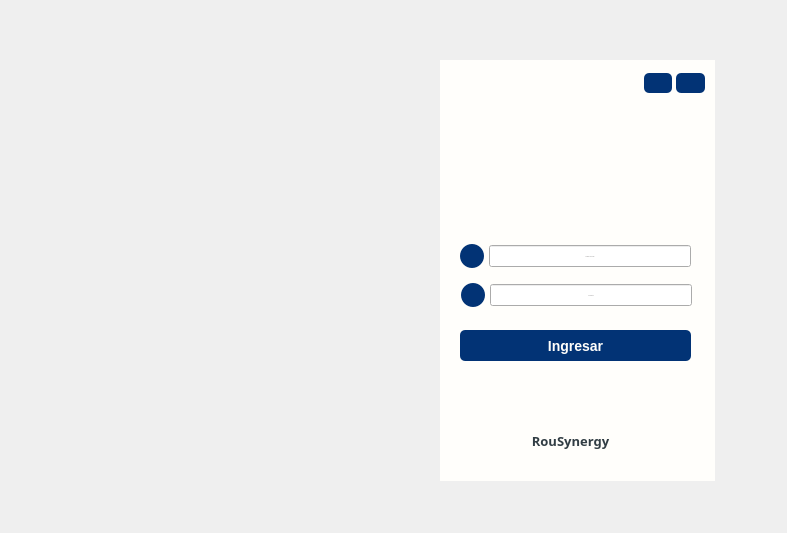
<?xml version="1.0" encoding="UTF-8"?>
<ui version="4.0">
 <class>Inicio_Sesion</class>
 <widget class="QWidget" name="Inicio_Sesion">
  <property name="geometry">
   <rect>
    <x>0</x>
    <y>0</y>
    <width>787</width>
    <height>533</height>
   </rect>
  </property>
  <property name="minimumSize">
   <size>
    <width>600</width>
    <height>450</height>
   </size>
  </property>
  <property name="maximumSize">
   <size>
    <width>16777215</width>
    <height>16777215</height>
   </size>
  </property>
  <property name="windowTitle">
   <string>Form</string>
  </property>
  <property name="styleSheet">
   <string notr="true">*{color: #1d1c1c;}

#principal{
	background-color: rgb(255, 254, 251);
}
#contenedor_global{
border-top-left-radius: 25px;
border-bottom-left-radius: 25px;
border-bottom-right-radius: 25px;
border-top-right-radius: 25px;
}
#contenedor_formulario{
border-top-left-radius: 25px;
border-bottom-left-radius: 25px;
border-bottom-right-radius: 25px;
border-top-right-radius: 25px;
}
#imgFormulario{
	border-image: url(:/logos/Icons/logos/cuadrado_fondo.png);
}
#img_Login{
	image: url(:/Icons/IconosSVG/security.png);
}
#labelNombreEmpresa{
	background: transparent;
}
[objectName*=&quot;img_&quot;]{
	background: none;
}
[objectName^=&quot;txt&quot;]{
	border: none;
	border-bottom: 1px solid rgb(58, 137, 198);
	font-size: 14px;
	font-weight: Arial;
	background-color:#F5F5F5;
	border-radius: 4px;
}
[objectName^=&quot;txt&quot;]:focus{
	border: none;
	border-bottom: 1px solid rgb(0, 74, 173);
}
QPushButton{
background-color: #023375;
font-size:14px;
color:#fffefb;
font-weight:bold;
border-radius: 5px;
font-family: 'Lucida sans';
}
QPushButton:hover{
background-color: #2196F3;
}
QPushButton:pressed{
background-color: #1B80D0;
}
#labelNombreEmpresa{
	color: #313d44;
}
#btnCerrar{

}
#btnMinimizar{

}
#img_User{
	background-color: rgb(2, 51, 117);
	image: url(:/iconosBlancos/Icons/iconos/Blanco/datos_usuario.svg);
	border-radius: 12px;
	min-width: 20px;
	min-height: 20px;
	padding: 2px;
}
#img_Password{
	background-color: rgb(2, 51, 117);
	image: url(:/iconosBlancos/Icons/iconos/Blanco/password_blanco.svg);
	border-radius: 12px;
	min-width: 20px;
	min-height: 20px;
	padding: 2px;
}</string>
  </property>
  <widget class="QWidget" name="principal" native="true">
   <property name="geometry">
    <rect>
     <x>440</x>
     <y>60</y>
     <width>275</width>
     <height>421</height>
    </rect>
   </property>
   <property name="font">
    <font>
     <family>Segoe Print</family>
    </font>
   </property>
   <property name="styleSheet">
    <string notr="true"/>
   </property>
   <widget class="QLabel" name="img_Login">
    <property name="geometry">
     <rect>
      <x>86</x>
      <y>70</y>
      <width>111</width>
      <height>81</height>
     </rect>
    </property>
    <property name="styleSheet">
     <string notr="true"/>
    </property>
    <property name="text">
     <string/>
    </property>
   </widget>
   <widget class="QPushButton" name="btnAceptar">
    <property name="geometry">
     <rect>
      <x>20</x>
      <y>270</y>
      <width>231</width>
      <height>31</height>
     </rect>
    </property>
    <property name="cursor">
     <cursorShape>PointingHandCursor</cursorShape>
    </property>
    <property name="styleSheet">
     <string notr="true"/>
    </property>
    <property name="text">
     <string>Ingresar</string>
    </property>
   </widget>
   <widget class="QLabel" name="labelNombreEmpresa">
    <property name="geometry">
     <rect>
      <x>60</x>
      <y>370</y>
      <width>141</width>
      <height>21</height>
     </rect>
    </property>
    <property name="font">
     <font>
      <family>Lucida Sans</family>
      <pointsize>10</pointsize>
      <bold>true</bold>
     </font>
    </property>
    <property name="text">
     <string>RouSynergy</string>
    </property>
    <property name="alignment">
     <set>Qt::AlignmentFlag::AlignCenter</set>
    </property>
   </widget>
   <widget class="QWidget" name="widget" native="true">
    <property name="geometry">
     <rect>
      <x>204</x>
      <y>8</y>
      <width>61</width>
      <height>31</height>
     </rect>
    </property>
    <property name="styleSheet">
     <string notr="true"/>
    </property>
    <layout class="QHBoxLayout" name="horizontalLayout">
     <property name="spacing">
      <number>4</number>
     </property>
     <property name="leftMargin">
      <number>0</number>
     </property>
     <property name="topMargin">
      <number>0</number>
     </property>
     <property name="rightMargin">
      <number>0</number>
     </property>
     <property name="bottomMargin">
      <number>0</number>
     </property>
     <item>
      <widget class="QPushButton" name="btnMinimizar">
       <property name="minimumSize">
        <size>
         <width>20</width>
         <height>20</height>
        </size>
       </property>
       <property name="cursor">
        <cursorShape>PointingHandCursor</cursorShape>
       </property>
       <property name="styleSheet">
        <string notr="true"/>
       </property>
       <property name="text">
        <string/>
       </property>
       <property name="icon">
        <iconset resource="../../Source/iconosSVG.qrc">
         <normaloff>:/iconosBlancos/Icons/iconos/Blanco/minimizar_blanco.svg</normaloff>:/iconosBlancos/Icons/iconos/Blanco/minimizar_blanco.svg</iconset>
       </property>
       <property name="iconSize">
        <size>
         <width>24</width>
         <height>24</height>
        </size>
       </property>
      </widget>
     </item>
     <item>
      <widget class="QPushButton" name="btnCerrar">
       <property name="minimumSize">
        <size>
         <width>20</width>
         <height>20</height>
        </size>
       </property>
       <property name="cursor">
        <cursorShape>PointingHandCursor</cursorShape>
       </property>
       <property name="styleSheet">
        <string notr="true"/>
       </property>
       <property name="text">
        <string/>
       </property>
       <property name="icon">
        <iconset resource="../../Source/iconosSVG.qrc">
         <normaloff>:/iconosBlancos/Icons/iconos/Blanco/cerrar_blanco.svg</normaloff>:/iconosBlancos/Icons/iconos/Blanco/cerrar_blanco.svg</iconset>
       </property>
       <property name="iconSize">
        <size>
         <width>24</width>
         <height>24</height>
        </size>
       </property>
      </widget>
     </item>
    </layout>
   </widget>
   <widget class="QWidget" name="widget_2" native="true">
    <property name="geometry">
     <rect>
      <x>40</x>
      <y>320</y>
      <width>191</width>
      <height>48</height>
     </rect>
    </property>
    <property name="styleSheet">
     <string notr="true">background-color:none;</string>
    </property>
    <layout class="QHBoxLayout" name="horizontalLayout_2">
     <property name="spacing">
      <number>0</number>
     </property>
     <property name="leftMargin">
      <number>0</number>
     </property>
     <property name="topMargin">
      <number>0</number>
     </property>
     <property name="rightMargin">
      <number>0</number>
     </property>
     <property name="bottomMargin">
      <number>0</number>
     </property>
     <item>
      <widget class="QLabel" name="imgFacebook">
       <property name="minimumSize">
        <size>
         <width>30</width>
         <height>30</height>
        </size>
       </property>
       <property name="maximumSize">
        <size>
         <width>30</width>
         <height>30</height>
        </size>
       </property>
       <property name="styleSheet">
        <string notr="true">image: url(:/Icons/IconosSVG/facebook.svg);
background-color: none;</string>
       </property>
       <property name="text">
        <string/>
       </property>
       <property name="alignment">
        <set>Qt::AlignmentFlag::AlignCenter</set>
       </property>
      </widget>
     </item>
     <item>
      <widget class="QLabel" name="imgLinkedin">
       <property name="minimumSize">
        <size>
         <width>30</width>
         <height>30</height>
        </size>
       </property>
       <property name="maximumSize">
        <size>
         <width>30</width>
         <height>30</height>
        </size>
       </property>
       <property name="styleSheet">
        <string notr="true">image: url(:/Icons/IconosSVG/linkedin.svg);
background-color: none;</string>
       </property>
       <property name="text">
        <string/>
       </property>
       <property name="alignment">
        <set>Qt::AlignmentFlag::AlignCenter</set>
       </property>
      </widget>
     </item>
     <item>
      <widget class="QLabel" name="imgWhatsapp">
       <property name="minimumSize">
        <size>
         <width>30</width>
         <height>30</height>
        </size>
       </property>
       <property name="maximumSize">
        <size>
         <width>30</width>
         <height>30</height>
        </size>
       </property>
       <property name="styleSheet">
        <string notr="true">image: url(:/Icons/IconosSVG/whatsapp.svg);
background-color: none;</string>
       </property>
       <property name="text">
        <string/>
       </property>
       <property name="scaledContents">
        <bool>false</bool>
       </property>
       <property name="alignment">
        <set>Qt::AlignmentFlag::AlignCenter</set>
       </property>
      </widget>
     </item>
    </layout>
   </widget>
   <widget class="QWidget" name="layoutWidget">
    <property name="geometry">
     <rect>
      <x>21</x>
      <y>220</y>
      <width>231</width>
      <height>31</height>
     </rect>
    </property>
    <layout class="QGridLayout" name="gridLayout_2">
     <property name="horizontalSpacing">
      <number>5</number>
     </property>
     <item row="0" column="0" alignment="Qt::AlignmentFlag::AlignVCenter">
      <widget class="QLabel" name="img_Password">
       <property name="minimumSize">
        <size>
         <width>24</width>
         <height>24</height>
        </size>
       </property>
       <property name="maximumSize">
        <size>
         <width>16777215</width>
         <height>16777215</height>
        </size>
       </property>
       <property name="styleSheet">
        <string notr="true"/>
       </property>
       <property name="text">
        <string/>
       </property>
       <property name="alignment">
        <set>Qt::AlignmentFlag::AlignCenter</set>
       </property>
      </widget>
     </item>
     <item row="0" column="1" alignment="Qt::AlignmentFlag::AlignVCenter">
      <widget class="QLineEdit" name="txt_Password">
       <property name="font">
        <font>
         <family>Lucida Sans</family>
         <pointsize>-1</pointsize>
        </font>
       </property>
       <property name="styleSheet">
        <string notr="true"/>
       </property>
       <property name="echoMode">
        <enum>QLineEdit::EchoMode::Password</enum>
       </property>
       <property name="alignment">
        <set>Qt::AlignmentFlag::AlignCenter</set>
       </property>
       <property name="placeholderText">
        <string>Contraseña</string>
       </property>
      </widget>
     </item>
    </layout>
   </widget>
   <widget class="QWidget" name="layoutWidget">
    <property name="geometry">
     <rect>
      <x>20</x>
      <y>180</y>
      <width>231</width>
      <height>32</height>
     </rect>
    </property>
    <layout class="QGridLayout" name="gridLayout_3">
     <property name="horizontalSpacing">
      <number>5</number>
     </property>
     <item row="0" column="0" alignment="Qt::AlignmentFlag::AlignVCenter">
      <widget class="QLabel" name="img_User">
       <property name="minimumSize">
        <size>
         <width>24</width>
         <height>24</height>
        </size>
       </property>
       <property name="maximumSize">
        <size>
         <width>16777215</width>
         <height>16777215</height>
        </size>
       </property>
       <property name="styleSheet">
        <string notr="true"/>
       </property>
       <property name="text">
        <string/>
       </property>
       <property name="alignment">
        <set>Qt::AlignmentFlag::AlignCenter</set>
       </property>
      </widget>
     </item>
     <item row="0" column="1" alignment="Qt::AlignmentFlag::AlignVCenter">
      <widget class="QLineEdit" name="txt_User">
       <property name="font">
        <font>
         <family>Lucida Sans</family>
         <pointsize>-1</pointsize>
        </font>
       </property>
       <property name="styleSheet">
        <string notr="true"/>
       </property>
       <property name="echoMode">
        <enum>QLineEdit::EchoMode::Normal</enum>
       </property>
       <property name="alignment">
        <set>Qt::AlignmentFlag::AlignCenter</set>
       </property>
       <property name="placeholderText">
        <string>Nombre de Usuario</string>
       </property>
      </widget>
     </item>
    </layout>
   </widget>
  </widget>
  <widget class="QLabel" name="imgFormulario">
   <property name="geometry">
    <rect>
     <x>80</x>
     <y>30</y>
     <width>361</width>
     <height>481</height>
    </rect>
   </property>
   <property name="styleSheet">
    <string notr="true"/>
   </property>
   <property name="text">
    <string/>
   </property>
   <property name="scaledContents">
    <bool>false</bool>
   </property>
  </widget>
 </widget>
 <tabstops>
  <tabstop>txt_User</tabstop>
  <tabstop>txt_Password</tabstop>
  <tabstop>btnAceptar</tabstop>
  <tabstop>btnMinimizar</tabstop>
  <tabstop>btnCerrar</tabstop>
 </tabstops>
 <resources>
  <include location="../../Source/iconos.qrc"/>
  <include location="../../Source/ibootstrap.qrc"/>
  <include location="../../Source/logos.qrc"/>
  <include location="../../Source/iconsdvg.qrc"/>
  <include location="../../Source/iconosSVG.qrc"/>
 </resources>
 <connections/>
</ui>
